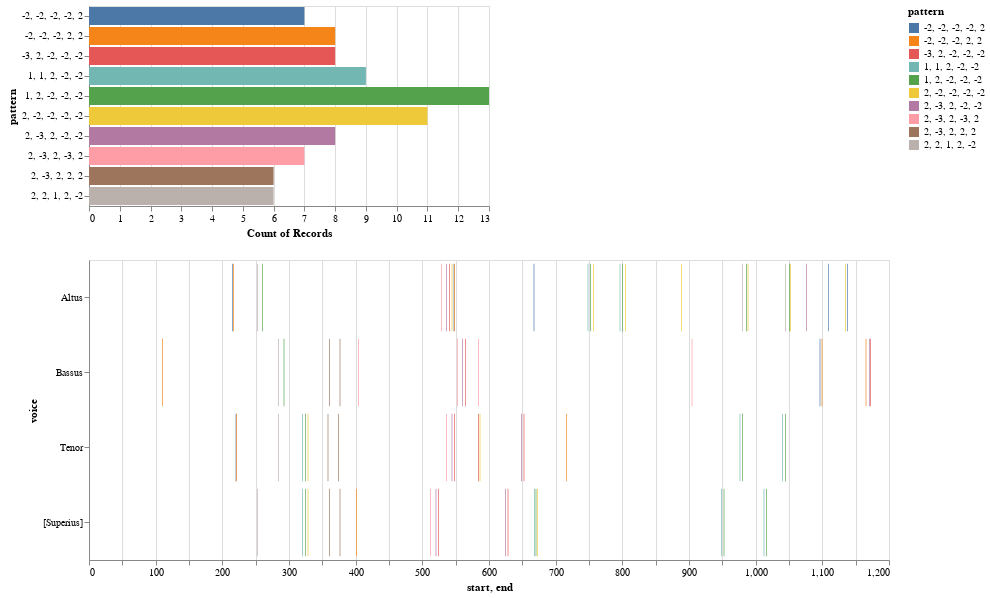

Source (notebook cell):
### Markdown cell above
We would pass the list of patterns into the `patterns` parametter.

### Code cell
viz.plot_ngrams_heatmap(mel_ngrams, selected_patterns=mel_ngrams_top_patterns_list)

### Figure 1 — Vega-Lite specification as saved in the notebook (floating-point values rounded to 4 significant figures)
{"config": {"view": {"continuousWidth": 400, "continuousHeight": 300}}, "vconcat": [{"mark": "bar", "encoding": {"color": {"type": "nominal", "field": "pattern"}, "opacity": {"condition": {"value": 1, "selection": "selector003"}, "value": 0.2}, "x": {"type": "nominal", "aggregate": "count", "field": "pattern"}, "y": {"type": "nominal", "field": "pattern"}}, "selection": {"selector003": {"type": "multi", "fields": ["pattern"]}}}, {"mark": "bar", "encoding": {"color": {"type": "nominal", "field": "pattern"}, "opacity": {"condition": {"value": 1, "selection": "selector003"}, "value": 0.2}, "tooltip": [{"type": "quantitative", "field": "start"}, {"type": "quantitative", "field": "end"}, {"type": "nominal", "field": "pattern"}], "x": {"type": "quantitative", "field": "start"}, "x2": {"field": "end"}, "y": {"type": "nominal", "field": "voice"}}, "height": 300, "selection": {"selector003": {"type": "multi", "fields": ["pattern"]}, "selector004": {"type": "interval", "bind": "scales", "encodings": ["x", "y"]}}, "width": 800}], "data": {"name": "data-e4ae3da885f90eb9574b407123cf58d1"}, "$schema": "https://vega.github.io/schema/vega-lite/v4.8.1.json", "datasets": {"data-e4ae3da885f90eb9574b407123cf58d1": [{"start": 252.0, "voice": "[Superius]", "pattern": "2, 2, 1, 2, -2", "end": 253.0}, {"start": 320.0, "voice": "[Superius]", "pattern": "1, 1, 2, -2, -2", "end": 321.0}, {"start": 324.0, "voice": "[Superius]", "pattern": "1, 2, -2, -2, -2", "end": 325.0}, {"start": 328.0, "voice": "[Superius]", "pattern": "2, -2, -2, -2, -2", "end": 329.0}, {"start": 360.0, "voice": "[Superius]", "pattern": "2, -3, 2, 2, 2", "end": 361.0}, {"start": 376.0, "voice": "[Superius]", "pattern": "2, -3, 2, 2, 2", "end": 377.0}, {"start": 401.0, "voice": "[Superius]", "pattern": "-2, -2, -2, 2, 2", "end": 402.0}, {"start": 512.0, "voice": "[Superius]", "pattern": "2, -3, 2, -3, 2", "end": 513.0}, {"start": 520.0, "voice": "[Superius]", "pattern": "2, -3, 2, -2, -2", "end": 521.0}, {"start": 524.0, "voice": "[Superius]", "pattern": "-3, 2, -2, -2, -2", "end": 525.0}, {"start": 624.0, "voice": "[Superius]", "pattern": "2, -3, 2, -2, -2", "end": 625.0}, {"start": 628.0, "voice": "[Superius]", "pattern": "-3, 2, -2, -2, -2", "end": 629.0}, {"start": 668.0, "voice": "[Superius]", "pattern": "1, 1, 2, -2, -2", "end": 669.0}, {"start": 670.0, "voice": "[Superius]", "pattern": "1, 2, -2, -2, -2", "end": 671.0}, {"start": 672.0, "voice": "[Superius]", "pattern": "2, -2, -2, -2, -2", "end": 673.0}, {"start": 948.0, "voice": "[Superius]", "pattern": "1, 1, 2, -2, -2", "end": 949.0}, {"start": 952.0, "voice": "[Superius]", "pattern": "1, 2, -2, -2, -2", "end": 953.0}, {"start": 1012.0, "voice": "[Superius]", "pattern": "1, 1, 2, -2, -2", "end": 1013.0}, {"start": 1016.0, "voice": "[Superius]", "pattern": "1, 2, -2, -2, -2", "end": 1017.0}, {"start": 215.0, "voice": "Altus", "pattern": "-2, -2, -2, -2, 2", "end": 216.0}, {"start": 216.0, "voice": "Altus", "pattern": "-2, -2, -2, 2, 2", "end": 217.0}, {"start": 252.0, "voice": "Altus", "pattern": "2, 2, 1, 2, -2", "end": 253.0}, {"start": 260.0, "voice": "Altus", "pattern": "1, 2, -2, -2, -2", "end": 261.0}, {"start": 528.0, "voice": "Altus", "pattern": "2, -3, 2, -3, 2", "end": 529.0}, {"start": 536.0, "voice": "Altus", "pattern": "2, -3, 2, -2, -2", "end": 537.0}, {"start": 540.0, "voice": "Altus", "pattern": "-3, 2, -2, -2, -2", "end": 541.0}, {"start": 544.0, "voice": "Altus", "pattern": "2, -2, -2, -2, -2", "end": 545.0}, {"start": 547.0, "voice": "Altus", "pattern": "-2, -2, -2, -2, 2", "end": 548.0}, {"start": 548.0, "voice": "Altus", "pattern": "-2, -2, -2, 2, 2", "end": 549.0}, {"start": 667.0, "voice": "Altus", "pattern": "-2, -2, -2, -2, 2", "end": 668.0}, {"start": 748.0, "voice": "Altus", "pattern": "1, 1, 2, -2, -2", "end": 749.0}, {"start": 752.0, "voice": "Altus", "pattern": "1, 2, -2, -2, -2", "end": 753.0}, {"start": 756.0, "voice": "Altus", "pattern": "2, -2, -2, -2, -2", "end": 757.0}, {"start": 796.0, "voice": "Altus", "pattern": "1, 1, 2, -2, -2", "end": 797.0}, {"start": 800.0, "voice": "Altus", "pattern": "1, 2, -2, -2, -2", "end": 801.0}, {"start": 804.0, "voice": "Altus", "pattern": "2, -2, -2, -2, -2", "end": 805.0}, {"start": 888.0, "voice": "Altus", "pattern": "2, -2, -2, -2, -2", "end": 889.0}, {"start": 980.0, "voice": "Altus", "pattern": "2, 2, 1, 2, -2", "end": 981.0}, {"start": 986.0, "voice": "Altus", "pattern": "1, 2, -2, -2, -2", "end": 987.0}, {"start": 988.0, "voice": "Altus", "pattern": "2, -2, -2, -2, -2", "end": 989.0}, {"start": 1044.0, "voice": "Altus", "pattern": "2, 2, 1, 2, -2", "end": 1045.0}, {"start": 1050.0, "voice": "Altus", "pattern": "1, 2, -2, -2, -2", "end": 1051.0}, {"start": 1052.0, "voice": "Altus", "pattern": "2, -2, -2, -2, -2", "end": 1053.0}, {"start": 1076.0, "voice": "Altus", "pattern": "2, -3, 2, -2, -2", "end": 1077.0}, {"start": 1109.0, "voice": "Altus", "pattern": "-2, -2, -2, -2, 2", "end": 1110.0}, {"start": 1134.0, "voice": "Altus", "pattern": "2, -2, -2, -2, -2", "end": 1135.0}, {"start": 1137.0, "voice": "Altus", "pattern": "-2, -2, -2, -2, 2", "end": 1138.0}, {"start": 220.0, "voice": "Tenor", "pattern": "-2, -2, -2, -2, 2", "end": 221.0}, {"start": 221.0, "voice": "Tenor", "pattern": "-2, -2, -2, 2, 2", "end": 222.0}, {"start": 284.0, "voice": "Tenor", "pattern": "2, 2, 1, 2, -2", "end": 285.0}, {"start": 320.0, "voice": "Tenor", "pattern": "1, 1, 2, -2, -2", "end": 321.0}, {"start": 324.0, "voice": "Tenor", "pattern": "1, 2, -2, -2, -2", "end": 325.0}, {"start": 328.0, "voice": "Tenor", "pattern": "2, -2, -2, -2, -2", "end": 329.0}, {"start": 358.0, "voice": "Tenor", "pattern": "2, -3, 2, 2, 2", "end": 359.0}, {"start": 374.0, "voice": "Tenor", "pattern": "2, -3, 2, 2, 2", "end": 375.0}, {"start": 536.0, "voice": "Tenor", "pattern": "2, -3, 2, -3, 2", "end": 537.0}, {"start": 544.0, "voice": "Tenor", "pattern": "2, -3, 2, -2, -2", "end": 545.0}, {"start": 548.0, "voice": "Tenor", "pattern": "-3, 2, -2, -2, -2", "end": 549.0}, {"start": 584.0, "voice": "Tenor", "pattern": "-3, 2, -2, -2, -2", "end": 585.0}, {"start": 586.0, "voice": "Tenor", "pattern": "2, -2, -2, -2, -2", "end": 587.0}, {"start": 648.0, "voice": "Tenor", "pattern": "2, -3, 2, -2, -2", "end": 649.0}, {"start": 652.0, "voice": "Tenor", "pattern": "-3, 2, -2, -2, -2", "end": 653.0}, {"start": 716.0, "voice": "Tenor", "pattern": "-2, -2, -2, 2, 2", "end": 717.0}, {"start": 976.0, "voice": "Tenor", "pattern": "1, 1, 2, -2, -2", "end": 977.0}, {"start": 980.0, "voice": "Tenor", "pattern": "1, 2, -2, -2, -2", "end": 981.0}, {"start": 1040.0, "voice": "Tenor", "pattern": "1, 1, 2, -2, -2", "end": 1041.0}, {"start": 1044.0, "voice": "Tenor", "pattern": "1, 2, -2, -2, -2", "end": 1045.0}, {"start": 110.0, "voice": "Bassus", "pattern": "-2, -2, -2, 2, 2", "end": 111.0}, {"start": 284.0, "voice": "Bassus", "pattern": "2, 2, 1, 2, -2", "end": 285.0}, {"start": 292.0, "voice": "Bassus", "pattern": "1, 2, -2, -2, -2", "end": 293.0}, {"start": 360.0, "voice": "Bassus", "pattern": "2, -3, 2, 2, 2", "end": 361.0}, {"start": 376.0, "voice": "Bassus", "pattern": "2, -3, 2, 2, 2", "end": 377.0}, {"start": 404.0, "voice": "Bassus", "pattern": "2, -3, 2, -3, 2", "end": 405.0}, {"start": 552.0, "voice": "Bassus", "pattern": "2, -3, 2, -3, 2", "end": 553.0}, {"start": 560.0, "voice": "Bassus", "pattern": "2, -3, 2, -2, -2", "end": 561.0}, {"start": 564.0, "voice": "Bassus", "pattern": "-3, 2, -2, -2, -2", "end": 565.0}, {"start": 584.0, "voice": "Bassus", "pattern": "2, -3, 2, -3, 2", "end": 585.0}, {"start": 904.0, "voice": "Bassus", "pattern": "2, -3, 2, -3, 2", "end": 905.0}, {"start": 1096.0, "voice": "Bassus", "pattern": "-2, -2, -2, -2, 2", "end": 1097.0}, {"start": 1099.0, "voice": "Bassus", "pattern": "-2, -2, -2, 2, 2", "end": 1100.0}, {"start": 1165.0, "voice": "Bassus", "pattern": "-2, -2, -2, 2, 2", "end": 1166.0}, {"start": 1170.0, "voice": "Bassus", "pattern": "2, -3, 2, -2, -2", "end": 1171.0}, {"start": 1172.0, "voice": "Bassus", "pattern": "-3, 2, -2, -2, -2", "end": 1173.0}]}}
